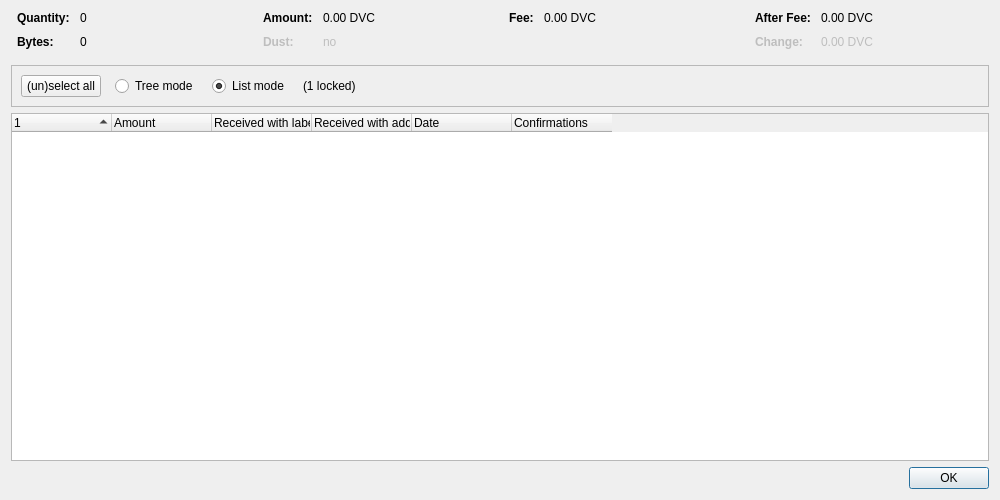
<?xml version="1.0" encoding="UTF-8"?>
<ui version="4.0">
 <class>CoinControlDialog</class>
 <widget class="QDialog" name="CoinControlDialog">
  <property name="geometry">
   <rect>
    <x>0</x>
    <y>0</y>
    <width>1000</width>
    <height>500</height>
   </rect>
  </property>
  <property name="windowTitle">
   <string>Coin Selection</string>
  </property>
  <layout class="QVBoxLayout" name="verticalLayout">
   <item>
    <layout class="QHBoxLayout" name="horizontalLayoutTop" stretch="0,0,0,0">
     <property name="topMargin">
      <number>0</number>
     </property>
     <property name="bottomMargin">
      <number>10</number>
     </property>
     <item>
      <layout class="QFormLayout" name="formLayoutCoinControl1">
       <property name="horizontalSpacing">
        <number>10</number>
       </property>
       <property name="verticalSpacing">
        <number>10</number>
       </property>
       <property name="leftMargin">
        <number>6</number>
       </property>
       <property name="rightMargin">
        <number>6</number>
       </property>
       <item row="0" column="0">
        <widget class="QLabel" name="labelCoinControlQuantityText">
         <property name="font">
          <font>
           <weight>75</weight>
           <bold>true</bold>
          </font>
         </property>
         <property name="text">
          <string>Quantity:</string>
         </property>
        </widget>
       </item>
       <item row="0" column="1">
        <widget class="QLabel" name="labelCoinControlQuantity">
         <property name="cursor">
          <cursorShape>IBeamCursor</cursorShape>
         </property>
         <property name="contextMenuPolicy">
          <enum>Qt::ActionsContextMenu</enum>
         </property>
         <property name="text">
          <string notr="true">0</string>
         </property>
         <property name="textInteractionFlags">
          <set>Qt::LinksAccessibleByMouse|Qt::TextSelectableByKeyboard|Qt::TextSelectableByMouse</set>
         </property>
        </widget>
       </item>
       <item row="1" column="0">
        <widget class="QLabel" name="labelCoinControlBytesText">
         <property name="font">
          <font>
           <weight>75</weight>
           <bold>true</bold>
          </font>
         </property>
         <property name="text">
          <string>Bytes:</string>
         </property>
        </widget>
       </item>
       <item row="1" column="1">
        <widget class="QLabel" name="labelCoinControlBytes">
         <property name="cursor">
          <cursorShape>IBeamCursor</cursorShape>
         </property>
         <property name="contextMenuPolicy">
          <enum>Qt::ActionsContextMenu</enum>
         </property>
         <property name="text">
          <string notr="true">0</string>
         </property>
         <property name="textInteractionFlags">
          <set>Qt::LinksAccessibleByMouse|Qt::TextSelectableByKeyboard|Qt::TextSelectableByMouse</set>
         </property>
        </widget>
       </item>
      </layout>
     </item>
     <item>
      <layout class="QFormLayout" name="formLayoutCoinControl2">
       <property name="horizontalSpacing">
        <number>10</number>
       </property>
       <property name="verticalSpacing">
        <number>10</number>
       </property>
       <property name="leftMargin">
        <number>6</number>
       </property>
       <property name="rightMargin">
        <number>6</number>
       </property>
       <item row="0" column="0">
        <widget class="QLabel" name="labelCoinControlAmountText">
         <property name="font">
          <font>
           <weight>75</weight>
           <bold>true</bold>
          </font>
         </property>
         <property name="text">
          <string>Amount:</string>
         </property>
        </widget>
       </item>
       <item row="0" column="1">
        <widget class="QLabel" name="labelCoinControlAmount">
         <property name="cursor">
          <cursorShape>IBeamCursor</cursorShape>
         </property>
         <property name="contextMenuPolicy">
          <enum>Qt::ActionsContextMenu</enum>
         </property>
         <property name="text">
          <string notr="true">0.00 DVC</string>
         </property>
         <property name="textInteractionFlags">
          <set>Qt::LinksAccessibleByMouse|Qt::TextSelectableByKeyboard|Qt::TextSelectableByMouse</set>
         </property>
        </widget>
       </item>
       <item row="1" column="0">
        <widget class="QLabel" name="labelCoinControlLowOutputText">
         <property name="enabled">
          <bool>false</bool>
         </property>
         <property name="font">
          <font>
           <weight>75</weight>
           <bold>true</bold>
          </font>
         </property>
         <property name="text">
          <string>Dust:</string>
         </property>
        </widget>
       </item>
       <item row="1" column="1">
        <widget class="QLabel" name="labelCoinControlLowOutput">
         <property name="enabled">
          <bool>false</bool>
         </property>
         <property name="cursor">
          <cursorShape>IBeamCursor</cursorShape>
         </property>
         <property name="contextMenuPolicy">
          <enum>Qt::ActionsContextMenu</enum>
         </property>
         <property name="text">
          <string notr="true">no</string>
         </property>
         <property name="textInteractionFlags">
          <set>Qt::LinksAccessibleByMouse|Qt::TextSelectableByKeyboard|Qt::TextSelectableByMouse</set>
         </property>
        </widget>
       </item>
      </layout>
     </item>
     <item>
      <layout class="QFormLayout" name="formLayoutCoinControl3">
       <property name="horizontalSpacing">
        <number>10</number>
       </property>
       <property name="verticalSpacing">
        <number>10</number>
       </property>
       <property name="leftMargin">
        <number>6</number>
       </property>
       <property name="rightMargin">
        <number>6</number>
       </property>
       <item row="0" column="0">
        <widget class="QLabel" name="labelCoinControlFeeText">
         <property name="font">
          <font>
           <weight>75</weight>
           <bold>true</bold>
          </font>
         </property>
         <property name="text">
          <string>Fee:</string>
         </property>
        </widget>
       </item>
       <item row="0" column="1">
        <widget class="QLabel" name="labelCoinControlFee">
         <property name="cursor">
          <cursorShape>IBeamCursor</cursorShape>
         </property>
         <property name="contextMenuPolicy">
          <enum>Qt::ActionsContextMenu</enum>
         </property>
         <property name="text">
          <string notr="true">0.00 DVC</string>
         </property>
         <property name="textInteractionFlags">
          <set>Qt::LinksAccessibleByMouse|Qt::TextSelectableByKeyboard|Qt::TextSelectableByMouse</set>
         </property>
        </widget>
       </item>
      </layout>
     </item>
     <item>
      <layout class="QFormLayout" name="formLayoutCoinControl4">
       <property name="horizontalSpacing">
        <number>10</number>
       </property>
       <property name="verticalSpacing">
        <number>10</number>
       </property>
       <property name="leftMargin">
        <number>6</number>
       </property>
       <property name="rightMargin">
        <number>6</number>
       </property>
       <item row="0" column="0">
        <widget class="QLabel" name="labelCoinControlAfterFeeText">
         <property name="font">
          <font>
           <weight>75</weight>
           <bold>true</bold>
          </font>
         </property>
         <property name="text">
          <string>After Fee:</string>
         </property>
        </widget>
       </item>
       <item row="0" column="1">
        <widget class="QLabel" name="labelCoinControlAfterFee">
         <property name="cursor">
          <cursorShape>IBeamCursor</cursorShape>
         </property>
         <property name="contextMenuPolicy">
          <enum>Qt::ActionsContextMenu</enum>
         </property>
         <property name="text">
          <string notr="true">0.00 DVC</string>
         </property>
         <property name="textInteractionFlags">
          <set>Qt::LinksAccessibleByMouse|Qt::TextSelectableByKeyboard|Qt::TextSelectableByMouse</set>
         </property>
        </widget>
       </item>
       <item row="1" column="0">
        <widget class="QLabel" name="labelCoinControlChangeText">
         <property name="enabled">
          <bool>false</bool>
         </property>
         <property name="font">
          <font>
           <weight>75</weight>
           <bold>true</bold>
          </font>
         </property>
         <property name="text">
          <string>Change:</string>
         </property>
        </widget>
       </item>
       <item row="1" column="1">
        <widget class="QLabel" name="labelCoinControlChange">
         <property name="enabled">
          <bool>false</bool>
         </property>
         <property name="cursor">
          <cursorShape>IBeamCursor</cursorShape>
         </property>
         <property name="contextMenuPolicy">
          <enum>Qt::ActionsContextMenu</enum>
         </property>
         <property name="text">
          <string notr="true">0.00 DVC</string>
         </property>
         <property name="textInteractionFlags">
          <set>Qt::LinksAccessibleByMouse|Qt::TextSelectableByKeyboard|Qt::TextSelectableByMouse</set>
         </property>
        </widget>
       </item>
      </layout>
     </item>
    </layout>
   </item>
   <item>
    <widget class="QFrame" name="frame">
     <property name="minimumSize">
      <size>
       <width>0</width>
       <height>40</height>
      </size>
     </property>
     <property name="frameShape">
      <enum>QFrame::StyledPanel</enum>
     </property>
     <property name="frameShadow">
      <enum>QFrame::Sunken</enum>
     </property>
     <layout class="QHBoxLayout" name="horizontalLayout">
      <item>
       <layout class="QHBoxLayout" name="horizontalLayoutPanel" stretch="0,0,0,0,0">
        <property name="spacing">
         <number>14</number>
        </property>
        <item>
         <widget class="QPushButton" name="pushButtonSelectAll">
          <property name="sizePolicy">
           <sizepolicy hsizetype="Maximum" vsizetype="Fixed">
            <horstretch>0</horstretch>
            <verstretch>0</verstretch>
           </sizepolicy>
          </property>
          <property name="text">
           <string>(un)select all</string>
          </property>
          <property name="autoDefault">
           <bool>false</bool>
          </property>
         </widget>
        </item>
        <item>
         <widget class="QRadioButton" name="radioTreeMode">
          <property name="sizePolicy">
           <sizepolicy hsizetype="Maximum" vsizetype="Fixed">
            <horstretch>0</horstretch>
            <verstretch>0</verstretch>
           </sizepolicy>
          </property>
          <property name="text">
           <string>Tree mode</string>
          </property>
         </widget>
        </item>
        <item>
         <widget class="QRadioButton" name="radioListMode">
          <property name="sizePolicy">
           <sizepolicy hsizetype="Maximum" vsizetype="Fixed">
            <horstretch>0</horstretch>
            <verstretch>0</verstretch>
           </sizepolicy>
          </property>
          <property name="text">
           <string>List mode</string>
          </property>
          <property name="checked">
           <bool>true</bool>
          </property>
         </widget>
        </item>
        <item>
         <widget class="QLabel" name="labelLocked">
          <property name="text">
           <string notr="true">(1 locked)</string>
          </property>
         </widget>
        </item>
        <item>
         <spacer name="horizontalSpacer">
          <property name="orientation">
           <enum>Qt::Horizontal</enum>
          </property>
          <property name="sizeHint" stdset="0">
           <size>
            <width>40</width>
            <height>20</height>
           </size>
          </property>
         </spacer>
        </item>
       </layout>
      </item>
     </layout>
    </widget>
   </item>
   <item>
    <widget class="CoinControlTreeWidget" name="treeWidget">
     <property name="contextMenuPolicy">
      <enum>Qt::CustomContextMenu</enum>
     </property>
     <property name="sortingEnabled">
      <bool>false</bool>
     </property>
     <property name="columnCount">
      <number>6</number>
     </property>
     <attribute name="headerShowSortIndicator" stdset="0">
      <bool>true</bool>
     </attribute>
     <attribute name="headerStretchLastSection">
      <bool>false</bool>
     </attribute>
     <column>
      <property name="text">
       <string/>
      </property>
     </column>
     <column>
      <property name="text">
       <string>Amount</string>
      </property>
     </column>
     <column>
      <property name="text">
       <string>Received with label</string>
      </property>
     </column>
     <column>
      <property name="text">
       <string>Received with address</string>
      </property>
     </column>
     <column>
      <property name="text">
       <string>Date</string>
      </property>
     </column>
     <column>
      <property name="text">
       <string>Confirmations</string>
      </property>
      <property name="toolTip">
       <string>Confirmed</string>
      </property>
     </column>
     <column>
      <property name="text">
       <string/>
      </property>
     </column>
     <column>
      <property name="text">
       <string/>
      </property>
     </column>
     <column>
      <property name="text">
       <string/>
      </property>
     </column>
     <column>
      <property name="text">
       <string/>
      </property>
     </column>
    </widget>
   </item>
   <item>
    <widget class="QDialogButtonBox" name="buttonBox">
     <property name="orientation">
      <enum>Qt::Horizontal</enum>
     </property>
     <property name="standardButtons">
      <set>QDialogButtonBox::Ok</set>
     </property>
    </widget>
   </item>
  </layout>
 </widget>
 <customwidgets>
  <customwidget>
   <class>CoinControlTreeWidget</class>
   <extends>QTreeWidget</extends>
   <header>qt/coincontroltreewidget.h</header>
  </customwidget>
 </customwidgets>
 <resources/>
 <connections/>
</ui>
